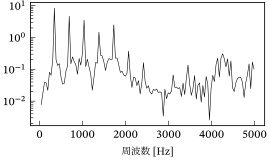

Write the Python code that produced this figure.
from pathlib import PurePath

import matplotlib.pyplot as plt
import numpy as np
from scipy.fft import fft, fftfreq
from scipy.io import wavfile

plt.style.use(["sigproc", "sigproc-wide"])

filename = "namine_ritsu.wav"
samplerate, data = wavfile.read(str(PurePath(__file__).parent / filename))

duration = data.shape[0] / samplerate
t = np.linspace(0, duration, num=data.shape[0])
data = data / 32767

y = np.abs(fft(data) / np.sqrt(data.shape[0]))
y[0] = np.nan
x = fftfreq(data.shape[0], 1 / samplerate)[: data.shape[0] // 2]
x = x[x <= 5000]

fig, ax = plt.subplots()
ax.set_xlabel("周波数 [Hz]")
ax.set_yscale("log")
ax.plot(x, y[0 : len(x)], lw=0.4)
fig.savefig(
    str(PurePath(__file__).parent / (PurePath(__file__).stem + ".pdf")), pad_inches=0.02
)
